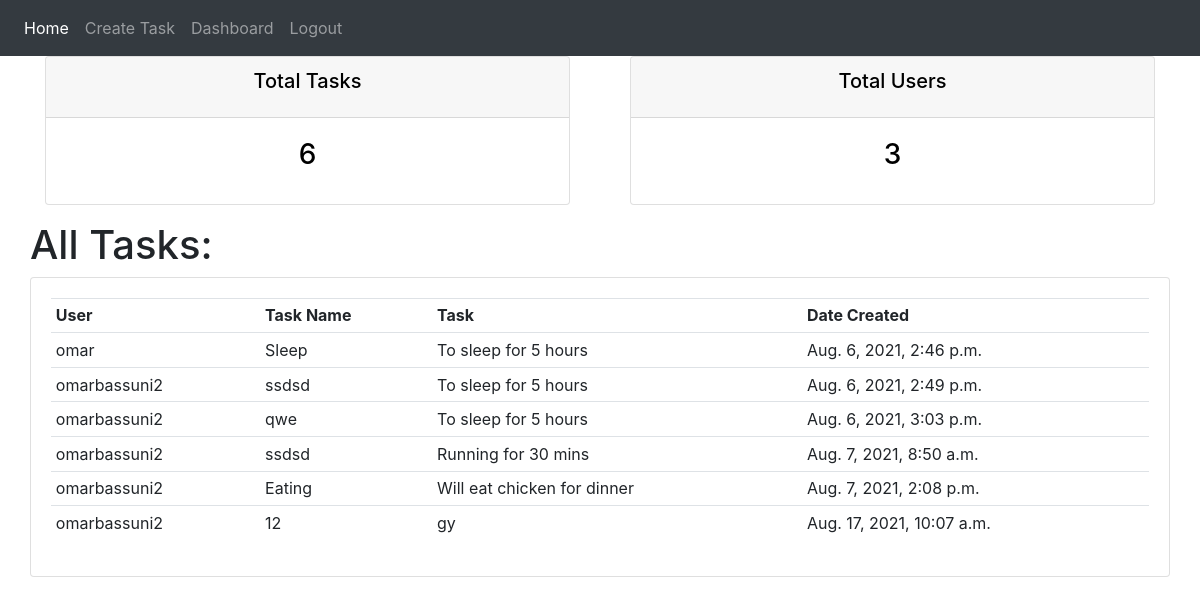
Page /dashboard/ (signed in) on the committed database.
### accounts/models.py (models this page shows, shortened)
class Bucket(models.Model):
    user = models.ForeignKey(User, null=True, on_delete=models.SET_NULL)
    name = models.CharField(max_length=30, null=True)
    task = models.CharField(max_length=200, null=True)
    date_created = models.DateTimeField(auto_now_add=True, null=True)
    STATUS = (
        ('Pending', 'Pending'),
        ('Done', 'Done')
    )

class User(AbstractBaseUser):
    username = models.CharField(max_length=30, null=True)
    email = models.EmailField(max_length=35, null=True, unique=True)
    password = models.CharField(max_length=30, null=True)
    date_joined = models.DateTimeField(verbose_name='date joined', auto_now_add=True)
    last_login = models.DateTimeField(verbose_name='last login', auto_now=True)
    is_admin = models.BooleanField(default=False)
    is_staff = models.BooleanField(default=False)
    is_superuser = models.BooleanField(default=False)
    objects = MyUserManager()
    USERNAME_FIELD = 'email'
    REQUIRED_FIELDS = ['username',]
    def __str__(self):
        return self.username

### accounts/views.py (the view)
# urls.py: path('dashboard/', views.dashboard, name='dashboard'),
def dashboard(request):
    if not request.user.is_admin:
        return redirect('home')
    buckets = Bucket.objects.all().order_by('date_created')
    buckets_count = Bucket.objects.count()
    users_count = User.objects.count()
    context = {'buckets': buckets, 'buckets_count': buckets_count, 'users_count': users_count}
    return render(request, 'accounts/dashboard.html', context)

### accounts/templates/accounts/dashboard.html (shortened to what this page needs)
{% extends 'accounts/registered_main.html' %}
{% block content %}
    <div class="col-md">
        <div class="row">
	<div class="col">
		<div class="col-md">
			<div class="card text-center text-white  mb-3" id="total-orders">
			  	<div class="card-header">
					<h5 class="card-title" style="color: black">  Total Tasks</h5>
			  	</div>
			  	<div class="card-body">
			    	<h3 class="card-title" style="color: black">{{buckets_count}}</h3>
			  	</div>
			</div>
		</div>
	</div>
	<div class="col">
		<div class="col-md">
			<div class="card text-center text-white  mb-3" id="orders-delivered">
			  	<div class="card-header">
			  		<h5 class="card-title" style="color: black">Total Users</h5>
			  	</div>
			  	<div class="card-body">
			    	<h3 class="card-title" style="color: black">{{users_count}}</h3>
			  	</div>
			</div>
		</div>
	</div>
</div>
    <h1>All Tasks: </h1>
		<div class="card card-body">
			<table class="table table-sm">
				<tr>
					<th>User</th>
					<th>Task Name</th>
					<th>Task</th>
                    <th>Date Created</th>
				</tr>
				{% for bucket in buckets %}
					<tr>
						<td>{{bucket.user}}</td>
						<td>{{bucket.name}}</td>
						<td>{{bucket.task}}</td>
                        <td>{{bucket.date_created}}</td>
					</tr>
				{% endfor %}
			</table>
		</div>
	</div>
{% endblock %}

### rows in the picture
Bucket: user "omar", name "Sleep", task "To sleep for 5 hours", date_created "Aug. 6, 2021, 2:46 p.m."
Bucket: user "omarbassuni2", name "ssdsd", task "To sleep for 5 hours", date_created "Aug. 6, 2021, 2:49 p.m."
Bucket: user "omarbassuni2", name "qwe", task "To sleep for 5 hours", date_created "Aug. 6, 2021, 3:03 p.m."
Bucket: user "omarbassuni2", name "ssdsd", task "Running for 30 mins", date_created "Aug. 7, 2021, 8:50 a.m."
Bucket: user "omarbassuni2", name "Eating", task "Will eat chicken for dinner", date_created "Aug. 7, 2021, 2:08 p.m."
Bucket: user "omarbassuni2", name "12", task "gy", date_created "Aug. 17, 2021, 10:07 a.m."

### other values in the picture
{{ buckets_count }} "6"
{{ users_count }} "3"
